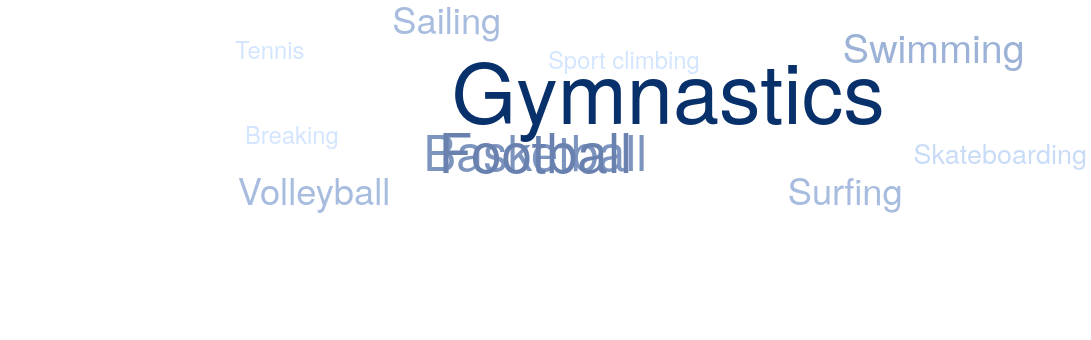

Express this chart as Vega-Lite.
### Vega-Lite specification from a JSON file in a GitHub repository (floating-point values rounded to 4 significant figures)
{"$schema": "https://vega.github.io/schema/vega-lite/v5.json", "width": 1200, "height": 400, "data": {"values": [{"Topics": "Gymnastics", "Ratio": 24, "x": 300, "y": 250}, {"Topics": "Basketball", "Ratio": 13, "x": 240, "y": 190}, {"Topics": "Football", "Ratio": 15, "x": 240, "y": 190}, {"Topics": "Swimming", "Ratio": 10, "x": 420, "y": 300}, {"Topics": "Sailing", "Ratio": 9, "x": 200, "y": 330}, {"Topics": "Surfing", "Ratio": 9, "x": 380, "y": 150}, {"Topics": "Volleyball", "Ratio": 9, "x": 140, "y": 150}, {"Topics": "Sport climbing", "Ratio": 5, "x": 280, "y": 290}, {"Topics": "Skateboarding", "Ratio": 6, "x": 450, "y": 190}, {"Topics": "Breaking", "Ratio": 5, "x": 130, "y": 210}, {"Topics": "Tennis", "Ratio": 5, "x": 120, "y": 300}]}, "mark": {"type": "text", "baseline": "middle", "align": "center"}, "encoding": {"x": {"field": "x", "type": "quantitative", "axis": null}, "y": {"field": "y", "type": "quantitative", "axis": null}, "text": {"field": "Topics"}, "size": {"field": "Ratio", "type": "quantitative", "scale": {"range": [10, 100]}, "legend": null}, "color": {"field": "Ratio", "type": "quantitative", "scale": {"range": ["#d3e5ff", "#08306b"]}, "legend": null}}, "config": {"text": {"font": "Helvetica Neue, Arial"}, "view": {"stroke": null}}}
